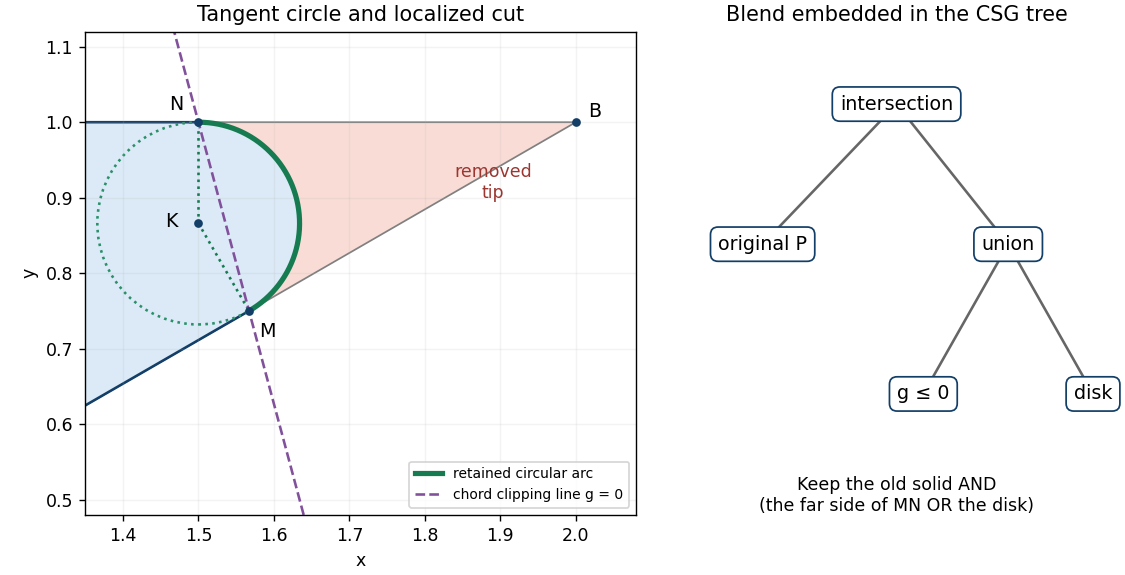

Python code for this plot:
"""Oxford 2015 geometric modelling Q1: circular fillet and local CSG.

Run from any directory; writes geometric-modelling-2015-fillet.png there.
Tested with Python 3.14.4, NumPy 2.3.5, Matplotlib 3.10.7.
"""
import os
import tempfile
os.environ.setdefault('MPLCONFIGDIR', tempfile.mkdtemp(prefix='gmod-fillet-mpl-'))
import matplotlib
matplotlib.use('Agg')
import matplotlib.pyplot as plt
from matplotlib.patches import Polygon, Circle
import numpy as np

q = np.sqrt(3.)
A, B, C, D, EE, O = np.array([[2-q, 0], [2, 1], [1, 1], [1, 2], [0, 2], [0, 0]])
M = np.array([2-q/4, .75])
N = np.array([1.5, 1.])
K = np.array([1.5, q/2])
r = 1-q/2
theta = np.linspace(-np.pi/3, np.pi/2, 160)
arc = K+r*np.column_stack((np.cos(theta), np.sin(theta)))
fig, (ax, tree) = plt.subplots(1, 2, figsize=(9, 4.6), layout='constrained', gridspec_kw={'width_ratios':[1.35, 1]})
ax.add_patch(Polygon([A, B, C, D, EE, O], facecolor='#f9dcd6', edgecolor='.5', lw=1))
ax.add_patch(Polygon(np.vstack([A, M, arc, N, C, D, EE, O]), facecolor='#dbeaf6', edgecolor='#123e67', lw=1.5))
ax.add_patch(Circle(K, r, fill=False, edgecolor='#29906a', ls=':', lw=1.5))
ax.plot(*arc.T, color='#167b50', lw=3, zorder=5, label='retained circular arc')
x = np.linspace(1.35, 2.1, 100)
ax.plot(x, 1-(x-1.5)/(2-q), '--', color='#81519b', lw=1.5, label='chord clipping line g = 0')
for p in [M, N]:
    ax.plot([K[0], p[0]], [K[1], p[1]], ':', color='#167b50', lw=1.5)
for label, p, offset in [('M',M,(6,-15)),('N',N,(-17,7)),('K',K,(-19,-2)),('B',B,(7,3))]:
    ax.plot(*p, 'o', color='#123e67', ms=4, zorder=6)
    ax.annotate(label, p, xytext=offset, textcoords='offset points', fontsize=11, zorder=6)
ax.text(1.89, .9, 'removed\ntip', color='#9c3631', ha='center', fontsize=10)
ax.set(xlim=(1.35, 2.08), ylim=(.48, 1.12), xlabel='x', ylabel='y')
ax.set_aspect('equal')
ax.grid(alpha=.15)
ax.legend(loc='lower right', fontsize=8)
ax.set_title('Tangent circle and localized cut')

tree.set(xlim=(0,1), ylim=(0,1))
tree.axis('off')
nodes = {'root':(.5,.85),'original':(.2,.56),'union':(.75,.56),'halfplane':(.56,.25),'disk':(.94,.25)}
for a,b in [('root','original'),('root','union'),('union','halfplane'),('union','disk')]:
    pa,pb=nodes[a],nodes[b]
    tree.plot([pa[0],pb[0]],[pa[1],pb[1]], color='.4', zorder=1)
for name,text in [('root','intersection'),('original','original P'),('union','union'),('halfplane','g ≤ 0'),('disk','disk')]:
    tree.text(*nodes[name],text,ha='center',va='center',fontsize=11,
              bbox=dict(boxstyle='round,pad=.4',fc='white',ec='#123e67'),zorder=2)
tree.text(.5,.04,'Keep the old solid AND\n(the far side of MN OR the disk)',ha='center',va='center',fontsize=10)
tree.set_title('Blend embedded in the CSG tree')
fig.savefig('geometric-modelling-2015-fillet.png',dpi=125,facecolor='white',transparent=False)
plt.close(fig)
